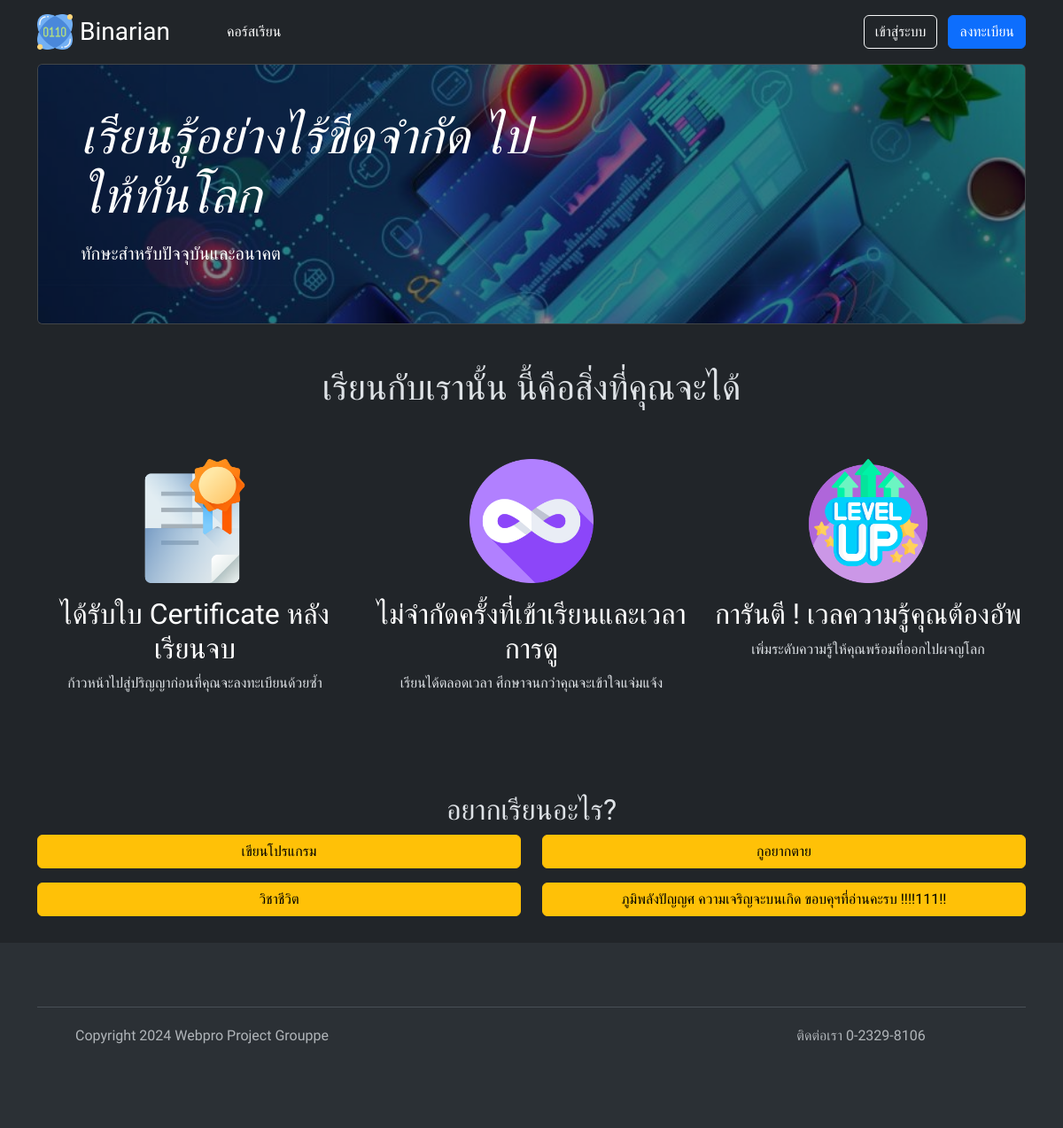
Before: / with the older database file.
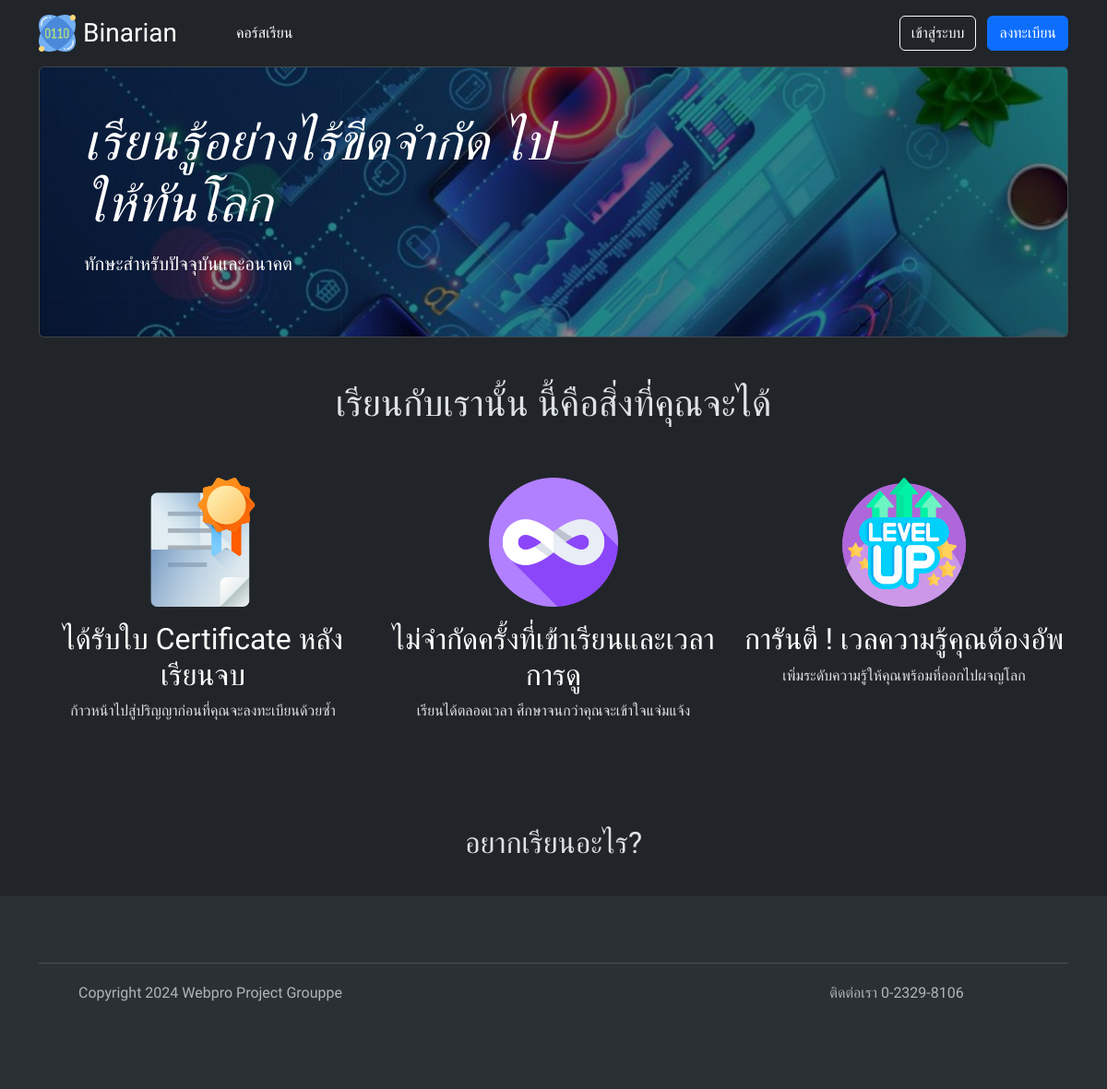
After: the same page with the newer database file.
### tables this page shows
CREATE TABLE "course_categories" (
	"id"	INTEGER,
	"name"	VARCHAR(64) NOT NULL,
	PRIMARY KEY("id" AUTOINCREMENT)
);

### core.php (called while the page is built, shortened)
<?php
	class App extends SQLite3 {
		function is_logged_in() {
			return isset($_SESSION["user"]);
		}
			?>
				</form><?php
		function get_anonymous_category_list() {
			$sql = "SELECT id, name FROM course_categories WHERE (SELECT COUNT(*) as count FROM courses WHERE category_id = course_categories.id)";
			$ret = $this->query($sql);
			$results = array();
			while ($row = $ret->fetchArray(SQLITE3_ASSOC)) {
				array_push($results, $row);
			}
			return $results;
		}
	}
?>

### index.php (the view, shortened to what this page needs)
<?php
require 'template_init.php';
require 'template_header.php';
require 'template_container_begin.php';
?>
<div class="card text-bg-dark" style="overflow: hidden; margin-bottom: 20px;">
	<div class="card-body p-5" style="background-image: linear-gradient(#00000078, #00000078), url(assets/main_cover.jpg); background-size: cover;">
		<div class="col-lg-6 px-0">
			<h1 class="display-4 fst-italic">เรียนรู้อย่างไร้ขีดจำกัด ไปให้ทันโลก</h1>
			<p class="lead my-3">ทักษะสำหรับปัจจุบันและอนาคต</p>
		</div>
	</div>
</div>
<h1 class="text-center mt-5">เรียนกับเรานั้น นี้คือสิ่งที่คุณจะได้</h1>
<div class="row g-4 py-5 row-cols-1 row-cols-lg-3 text-center">
	<div class="feature col">
	<div class="feature-icon d-inline-flex align-items-center justify-content-center fs-2 mb-3 w-100">
		<img src="assets/certificate.png" alt="certificate" width="140" height="140">
	</div>
	<h3 class="fs-2 text-body-emphasis">ได้รับใบ Certificate หลังเรียนจบ</h3>
	<p>ก้าวหน้าไปสู่ปริญญาก่อนที่คุณจะลงทะเบียนด้วยซ้ำ</p>
	</div>
	<div class="feature col">
	<div class="feature-icon d-inline-flex align-items-center justify-content-center fs-2 mb-3 w-100">
		<img src="assets/infinity.png" alt="certificate" width="140" height="140">
	</div>
	<h3 class="fs-2 text-body-emphasis">ไม่จำกัดครั้งที่เข้าเรียนและเวลาการดู</h3>
	<p>เรียนได้ตลอดเวลา ศึกษาจนกว่าคุณจะเข้าใจแจ่มแจ้ง</p>
	</div>
	<div class="feature col">
	<div class="feature-icon d-inline-flex align-items-center justify-content-center fs-2 mb-3 w-100">
		<img src="assets/level-up.png" alt="certificate" width="140" height="140">
	</div>
	<h3 class="fs-2 text-body-emphasis">การันตี ! เวลความรู้คุณต้องอัพ</h3>
	<p>เพิ่มระดับความรู้ให้คุณพร้อมที่ออกไปผจญโลก</p>
	</div>
</div>
<h2 class="text-center mt-5">อยากเรียนอะไร?</h2>
<form action="course_list.php" method="get" class="text-center">
	<div class="row mb-3">
	<?php
		$i = 0;
		$categories = $db->get_anonymous_category_list(0);
		foreach ($categories as $c) {
			if ($i == 2) {
				$i = 0;
				echo "</div>";
				echo "<div class=\"row mb-3\">";
			}
			?>
			<div class="col-md-6 d-grid gap-2">
				<label class="btn btn-warning" for="<?php echo $c['id'] ?>"><?php echo $c['name'] ?></label>
			</div>
			<?php
			$i++;
		}
	?>
	</div>
</form>
</div>
<?php
require 'template_footer.php';
?>

### template_header.php (shortened to what this page needs)
<!DOCTYPE html>
<html lang="en" data-bs-theme="dark">
<head>
	<link href="https://cdn.jsdelivr.net/npm/bootstrap@5.3.3/dist/css/bootstrap.min.css" rel="stylesheet">
	<link rel="stylesheet" href="https://cdn.jsdelivr.net/npm/bootstrap-icons@1.11.3/font/bootstrap-icons.min.css">
</head>
<body>
	<header class="p-3">
		<div class="container">
			<div class="d-flex flex-wrap align-items-center justify-content-center justify-content-lg-start">
				<a href="index.php" style="" class="d-flex align-items-center mb-2 mb-lg-0 text-white text-decoration-none">
					<img src="assets/logo.png" alt="logo" width="40" height="40">
					<h3 class="mt-auto mb-auto ms-2 me-5">Binarian</h3>
				</a>
				<ul class="nav col-12 col-lg-auto me-lg-auto mb-2 justify-content-center mb-md-0">
					<li class="nav-item">
						<a href="course_list.php" class="nav-link text-white">คอร์สเรียน</a>
					</li>
				</ul>
				<?php
					if (!$db->is_logged_in()) {
						?>
						<div class="auth-section">
							<a href="signin.php" class="btn btn-outline-light me-2">เข้าสู่ระบบ</a>
							<a href="signup.php" class="btn btn-primary">ลงทะเบียน</a>
						</div>
						<?php
					}
				?>
			</div>
		</div>
	</header>

### template_container_begin.php
<div class="container">

### template_footer.php
	<footer class="py-5 text-center text-body-secondary bg-body-tertiary" style="margin-top: 30px;">
	<div class="container">
	<footer class="d-flex flex-wrap justify-content-between align-items-center py-3 my-4 border-top">
	<p class="col-md-4 mb-0 text-body-secondary">Copyright 2024 Webpro Project Grouppe</p>
	<a href="/" class="col-md-4 d-flex align-items-center justify-content-center mb-3 mb-md-0 me-md-auto link-body-emphasis text-decoration-none">
		<svg class="bi me-2" width="40" height="32"><use xlink:href="#bootstrap"></use></svg>
	</a>
	<p class="col-md-4 mb-0 text-body-secondary">ติดต่อเรา 0-2329-8106</p>
	</footer>
</body>
</html>

### template_header.php (style rules this page uses)
html { --bs-body-font-family: "IBM Plex Sans Thai Looped", sans-serif !important; }

Changed rows visible on the page:
removed course_categories: name "เขียนโปรแกรม"
removed course_categories: name "กูอยากตาย"
removed course_categories: name "วิชาชีวิต"
removed course_categories: name "ภูมิพลังปัญญศ ความเจริญจะบนเกิด ขอบคุฯที่อ่านคะรบ !!!!111!!"
